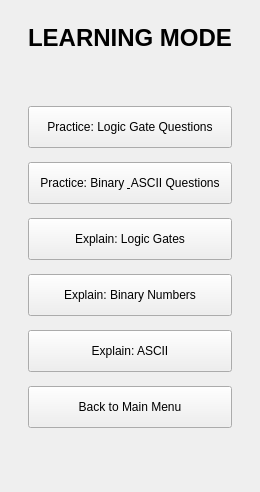
      <widget class="QWidget" name="page_learning_menu">
       <layout class="QVBoxLayout" name="layout_learning_menu">
        <property name="spacing">
         <number>14</number>
        </property>
        <property name="leftMargin">
         <number>28</number>
        </property>
        <property name="topMargin">
         <number>24</number>
        </property>
        <property name="rightMargin">
         <number>28</number>
        </property>
        <property name="bottomMargin">
         <number>24</number>
        </property>
        <item>
         <widget class="QLabel" name="lblLearningTitle">
          <property name="font">
           <font>
            <pointsize>18</pointsize>
            <bold>true</bold>
           </font>
          </property>
          <property name="text">
           <string>LEARNING MODE</string>
          </property>
          <property name="alignment">
           <set>Qt::AlignmentFlag::AlignCenter</set>
          </property>
          <property name="wordWrap">
           <bool>true</bool>
          </property>
          <property name="role" stdset="0">
           <string>pageTitle</string>
          </property>
         </widget>
        </item>
        <item>
         <spacer name="spacer_learning_top">
          <property name="orientation">
           <enum>Qt::Orientation::Vertical</enum>
          </property>
          <property name="sizeHint" stdset="0">
           <size>
            <width>20</width>
            <height>40</height>
           </size>
          </property>
         </spacer>
        </item>
        <item>
         <widget class="QPushButton" name="btnPracticeGates">
          <property name="minimumSize">
           <size>
            <width>0</width>
            <height>42</height>
           </size>
          </property>
          <property name="cursor">
           <cursorShape>PointingHandCursor</cursorShape>
          </property>
          <property name="text">
           <string>Practice: Logic Gate Questions</string>
          </property>
          <property name="role" stdset="0">
           <string>secondary</string>
          </property>
         </widget>
        </item>
        <item>
         <widget class="QPushButton" name="btnPracticeNumbers">
          <property name="minimumSize">
           <size>
            <width>0</width>
            <height>42</height>
           </size>
          </property>
          <property name="cursor">
           <cursorShape>PointingHandCursor</cursorShape>
          </property>
          <property name="text">
           <string>Practice: Binary &amp; ASCII Questions</string>
          </property>
          <property name="role" stdset="0">
           <string>secondary</string>
          </property>
         </widget>
        </item>
        <item>
         <widget class="QPushButton" name="btnExplainGates">
          <property name="minimumSize">
           <size>
            <width>0</width>
            <height>42</height>
           </size>
          </property>
          <property name="cursor">
           <cursorShape>PointingHandCursor</cursorShape>
          </property>
          <property name="text">
           <string>Explain: Logic Gates</string>
          </property>
          <property name="role" stdset="0">
           <string>secondary</string>
          </property>
         </widget>
        </item>
        <item>
         <widget class="QPushButton" name="btnExplainBinary">
          <property name="minimumSize">
           <size>
            <width>0</width>
            <height>42</height>
           </size>
          </property>
          <property name="cursor">
           <cursorShape>PointingHandCursor</cursorShape>
          </property>
          <property name="text">
           <string>Explain: Binary Numbers</string>
          </property>
          <property name="role" stdset="0">
           <string>secondary</string>
          </property>
         </widget>
        </item>
        <item>
         <widget class="QPushButton" name="btnExplainAscii">
          <property name="minimumSize">
           <size>
            <width>0</width>
            <height>42</height>
           </size>
          </property>
          <property name="cursor">
           <cursorShape>PointingHandCursor</cursorShape>
          </property>
          <property name="text">
           <string>Explain: ASCII</string>
          </property>
          <property name="role" stdset="0">
           <string>secondary</string>
          </property>
         </widget>
        </item>
        <item>
         <widget class="QPushButton" name="btnLearningBack">
          <property name="minimumSize">
           <size>
            <width>0</width>
            <height>42</height>
           </size>
          </property>
          <property name="cursor">
           <cursorShape>PointingHandCursor</cursorShape>
          </property>
          <property name="text">
           <string>Back to Main Menu</string>
          </property>
          <property name="role" stdset="0">
           <string>ghost</string>
          </property>
         </widget>
        </item>
        <item>
         <spacer name="spacer_learning_bottom">
          <property name="orientation">
           <enum>Qt::Orientation::Vertical</enum>
          </property>
          <property name="sizeHint" stdset="0">
           <size>
            <width>20</width>
            <height>40</height>
           </size>
          </property>
         </spacer>
        </item>
       </layout>
      </widget>
